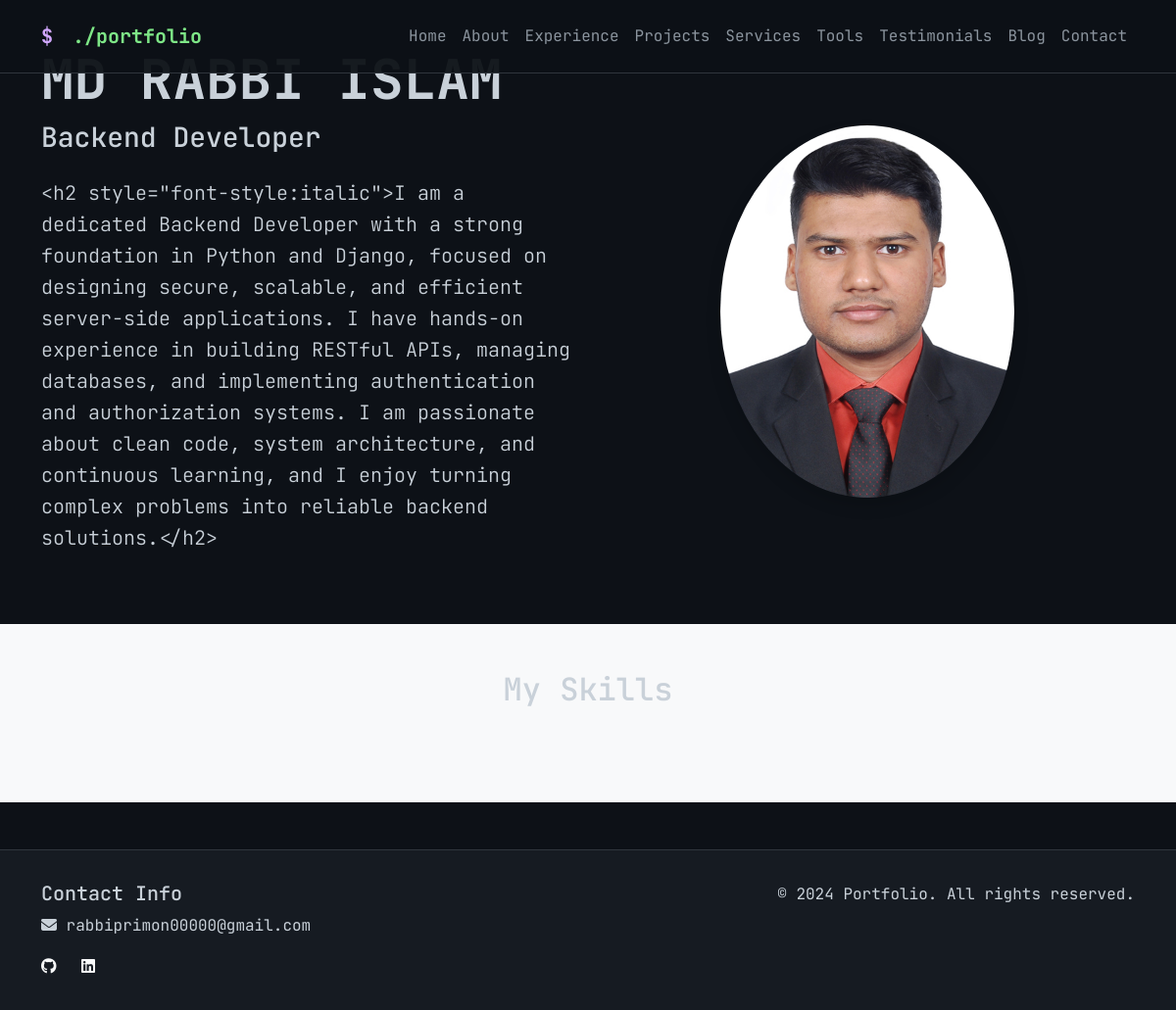
Page /about/ on the earlier database version.
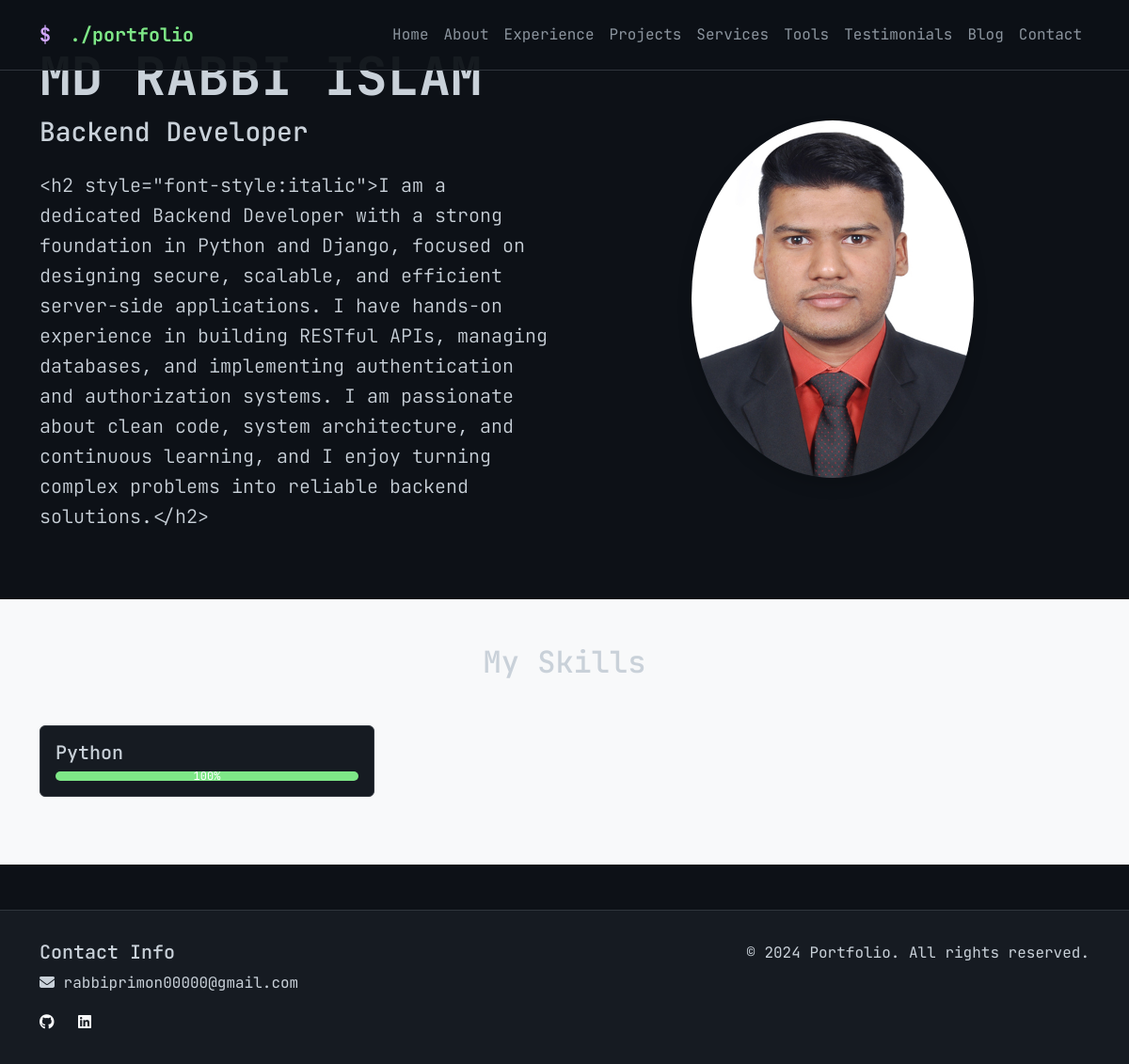
Same page on the later database version.
### portfolio_app/models.py (models this page shows, shortened)
class Skill(models.Model):
    CATEGORY_CHOICES = [
        ('frontend', 'Frontend'),
        ('backend', 'Backend'),
        ('devops', 'DevOps'),
        ('design', 'Design'),
        ('other', 'Other'),
    ]
    name = models.CharField(max_length=100)
    category = models.CharField(max_length=20, choices=CATEGORY_CHOICES, default='other')
    proficiency = models.IntegerField(validators=[MinValueValidator(1), MaxValueValidator(100)])
    icon = models.CharField(max_length=100, help_text="FontAwesome icon class, e.g., fab fa-react", blank=True)
    display_order = models.PositiveIntegerField(default=0)
    created_at = models.DateTimeField(auto_now_add=True)
    updated_at = models.DateTimeField(auto_now=True)
    class Meta:
        ordering = ['display_order']

### portfolio_app/views.py (the view)
# urls.py: path('about/', about, name='about'),
def about(request):
    profile = Profile.objects.first()
    skills = Skill.objects.all()
    return render(request, 'about.html', {
        'profile': profile,
        'skills': skills,
    })

### Templates/about.html (shortened to what this page needs)
{% extends 'base.html' %}
{% load static %}
{% block content %}
<section class="py-5">
    <div class="container">
        <div class="row align-items-center">
            <div class="col-lg-6">
                {% if profile %}
                    <h1 class="display-4 fw-bold">{{ profile.name }}</h1>
                    <h2 class="h3 mb-4">{{ profile.role }}</h2>
                    <p class="lead mb-4">{{ profile.bio }}</p>
                {% else %}
                    <h1 class="display-4 fw-bold">About Me</h1>
                    <p class="lead mb-4">Learn more about my background and experience.</p>
                {% endif %}
            </div>
            <div class="col-lg-6 text-center">
                {% if profile and profile.profile_photo %}
                    <img src="{{ profile.profile_photo.url }}" alt="{{ profile.name }}" class="img-fluid rounded-circle shadow" style="max-width: 300px;">
                {% else %}
                    <div class="bg-light rounded-circle d-inline-flex align-items-center justify-content-center" style="width: 300px; height: 300px;">
                        <i class="fas fa-user fa-5x text-secondary"></i>
                    </div>
                {% endif %}
            </div>
        </div>
    </div>
</section>
<section class="bg-light py-5">
    <div class="container">
        <h2 class="text-center mb-5">My Skills</h2>
        <div class="row">
            {% for skill in skills %}
            <div class="col-md-4 mb-4">
                <div class="card h-100">
                    <div class="card-body">
                        <h5 class="card-title">{{ skill.name }}</h5>
                        <div class="progress">
                            <div class="progress-bar" role="progressbar" style="width: {{ skill.proficiency }}%" aria-valuenow="{{ skill.proficiency }}" aria-valuemin="0" aria-valuemax="100">{{ skill.proficiency }}%</div>
                        </div>
                    </div>
                </div>
            </div>
            {% endfor %}
        </div>
    </div>
</section>
{% endblock %}

Differences in the rows shown:
added Skill: name "Python", proficiency "100"
